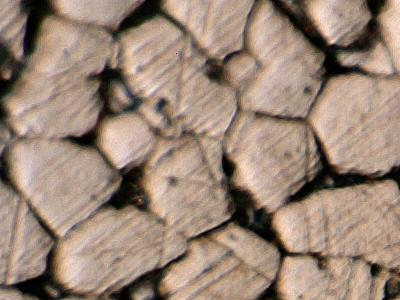
#> input picture data/sample/316L/images/A_01_01.png, 400 x 300 px; its folder holds 2 pictures in this run
$ python calibration_card.py --images ../data/sample/316L/images --masks ../data/sample/316L/images/A_01_01.png --out out.png
#> lines starting #> are read from the running program, lines starting #| are printed output that depends on the picture
### src/score_masks.py
"""Score flake label images against hand-corrected masks, for any segmentation method.

    python -m src.score_masks --labels <dir of label PNGs> --masks <dir of mask PNGs> [--json out.json]

Masks: 0 boundary, 1 flake, 2 not a flake (e.g. textured pockets at junctions), 3 ignore (e.g. out of focus).
The true flakes are the 4-connected regions of value 1. Labels: 0 background, 1..N flakes, one PNG per image;
a label PNG and a mask PNG are paired by file name (a "_mask", "_label", "_gt" ... suffix is ignored), and a label
image of another size is resized to the mask (nearest neighbour).

Per image, and pooled over all images:
- precision, recall and F1 of the flakes, a predicted and a true flake matching when their IoU is above 0.5
  (strictly: then each flake has at most one match);
- merges: predicted flakes that cover at least half of each of two or more true flakes;
- splits: true flakes that hold two or more predicted flakes, each lying at least half inside it and covering at
  least a tenth of it;
- pocket false positives: predicted flakes lying at least half on value 2;
- the errors of the mean direction, the order parameter S and the median aspect ratio of the predicted flakes
  against the mask's flakes, both measured the same way from their regions: orientation and axes from the second
  moments; direction and S area-weighted over flakes with aspect ratio >= 1.5; median aspect ratio over flakes that
  touch neither the image edge nor an ignore region. The direction error is given when the true S >= 0.3.
Predicted flakes lying at least half on value 3 (ignore) are not scored; regions under min_area px are left out of
both sides.
"""

import argparse
import json
import sys
from pathlib import Path

import numpy as np
from PIL import Image
from scipy import ndimage as ndi
from skimage.measure import label

from src import axial

SUFFIXES = ("_mask", "_masks", "-mask", "_label", "_labels", "-label", "_gt", "_truth", "_annotation", "_seg")
MIN_AR_ORIENTATION = 1.5
DIRECTION_MIN_ORDER = 0.3


def _key(path: Path) -> str:
    stem = path.stem.lower()
    for s in SUFFIXES:
        if stem.endswith(s):
            return stem[: -len(s)]
    return stem


# [4 lines left out: function _resize_nearest, not called in this run]


def _regions(lab: np.ndarray, min_area: int):
    """Per region: area, orientation, aspect ratio, whether it touches the image edge; tiny regions dropped."""
    out = {}
    h, w = lab.shape
    for i, sl in enumerate(ndi.find_objects(lab), start=1):
        if sl is None:
            continue
        rr, cc = np.nonzero(lab[sl] == i)
        if rr.size < min_area:
            continue
        rr, cc = rr + sl[0].start, cc + sl[1].start
        theta, major, minor = axial.moments_orientation(rr, cc)
        out[i] = {"area": int(rr.size), "theta": float(theta), "ar": float(major / minor) if minor > 0 else float("inf"),
                  "edge": bool(rr.min() == 0 or cc.min() == 0 or rr.max() == h - 1 or cc.max() == w - 1),
                  "rows": rr, "cols": cc}
    return out


def _stats(regions: dict, near_ignore: np.ndarray) -> dict:
    orient = [r for r in regions.values() if r["ar"] >= MIN_AR_ORIENTATION]
    direction, S = axial.resultant([r["theta"] for r in orient], [r["area"] for r in orient]) if orient else (None, None)
    shape = [r["ar"] for r in regions.values() if not r["edge"] and not near_ignore[r["rows"], r["cols"]].any()]
    return {"mean_direction_deg": direction, "order_parameter": S,
            "median_aspect_ratio": float(np.median(shape)) if shape else None, "n_orientation": len(orient),
            "n_shape": len(shape)}


# [86 lines left out: functions score_image, score_dirs, not called in this run]


def _fmt(v, nd=3):
    return "-" if v is None else (f"{v:.{nd}f}" if isinstance(v, float) else str(v))


# [33 lines left out: function main, not called in this run]


# [2 lines that do not run on import are left out]

### src/calibration_card.py
"""Calibration card: numbers that describe a set of micrographs of cells, measured from the images and their masks,
so a twin can be fitted to images that cannot be shared (only the card crosses over, never pixels).

    python -m src.calibration_card --images DIR --masks DIR --out card.json [--scale 0.5]

Masks as in src.score_masks: 0 boundary, 1 cell, 2 not a cell (pockets, inclusions), 3 ignore (unreadable).
An image and its mask are paired by file name (a "_mask" ... suffix is ignored). Images are read as grey levels in
[0, 1] (an RGB image through the ITU-R 601 luma, as PIL's "L"); `--scale` resizes images (Lanczos) and masks
(nearest) first, e.g. 0.5 for originals that are analysed at half size. All pixel numbers are at the analysed size.

Per image (g: grey level; I: interior level; "cells": the 4-connected regions of mask 1 of at least 30 px):
- interior_level I: median of g over the cells eroded by 3 px (off the boundaries).
- n_cells: number of cells. cell_width_px, cell_length_px, cell_aspect_ratio: medians over the cells that touch
  neither the image edge nor a pocket or ignore region (2 px margin) of the minor and major axis of the ellipse with
  the same second moments (4 sqrt(eigenvalue), as scikit-image), and of their ratio.
- mean_direction_deg, order_parameter S: area-weighted axial mean and resultant length of the cell orientations,
  over cells with aspect ratio >= 1.5 (the measure of src.score_masks).
- boundary_contrast {p25, median, p75}: per boundary pixel (mask 0), (I - m) / I, where m is the darkest boundary
  pixel within the 5 x 5 window around it (the drawn boundary is 2-3 px wide and the dark line may sit off its
  centre).
- invisible_fraction: share of boundary pixels with contrast < 0.05; _along and _across: the same for boundary
  pixels whose tangent lies within 45 deg of the mean cell direction, or beyond (the tangent is normal to the
  gradient of the cell indicator, smoothed with sigma 1.5 px, from its structure tensor with sigma 2 px).
- boundary_fraction: share of the image that is boundary (mask 0).
- noise: standard deviation of g - gaussian(g, sigma 3 px) over the cells eroded by 10 px, without dark dots,
  divided by I.
- dots_per_megapixel: 4-connected spots of g < 0.75 I with 3-2000 px inside the cells eroded by 2 px, per 10^6 px
  of image.
- pocket_fraction, ignore_fraction: share of the image with mask 2, mask 3.
- illumination_range: (95th - 5th percentile) of gaussian(g, sigma 100 px) over the image, divided by median(g).
- sharpness: |Laplacian of gaussian(g, sigma 1 px)| averaged in non-overlapping 128 x 128 tiles;
  sharpness_raw_median, _raw_p10: median and 10th percentile of the tiles; sharpness_median, _p10: the same
  divided by the largest sharpness_raw_median of the set ("relative to the sharpest image").
- soft: ignore_fraction >= 0.10 (an image partly unreadable from blur).

Card version 2 (round 3) adds, because the 5 x 5 window jumps across the short gaps of beaded boundaries (the
private images: invisible 1-3 % with it, 13-21 % with the scientist's 3 x 3 measure):
- contrast_local {p25, median, p75}: per boundary pixel, (I_loc - m3) / I_loc, where m3 is the darkest boundary
  pixel within the 3 x 3 window around it and I_loc the local interior level: the median of the cell pixels eroded
  by 2 px within the 31 x 31 window around it (computed on an 8 px grid and interpolated bilinearly; where a window
  holds fewer than 30 such pixels, I is used).
- invisible_fraction_local, _local_along, _local_across: share of boundary pixels with contrast_local < 0.05
  (the along / across split of v1).
- gap runs along the boundary skeleton (skeletonize(mask == 0)): a skeleton pixel is invisible when contrast_local
  < 0.05 there; a run is an 8-connected group of invisible skeleton pixels, its length its pixel count.
  gap_run_p50_px, gap_run_p90_px: median and 90th percentile of the run lengths (0 without runs);
  gap_share_gt5, _gt10, _gt20: share of the skeleton's length in runs longer than 5, 10, 20 px.

Summary: [min, max] over the images of each key in SUMMARY_KEYS, over the sharp images (contrast, invisible
fractions and sharpness) or all images (the rest); "soft": [min, max] over the soft images of SOFT_KEYS.
"""

import argparse
import json
from pathlib import Path

import numpy as np
from PIL import Image
from scipy import ndimage as ndi
from skimage.measure import label

from src import axial
from src.score_masks import _key, _regions, _stats

CARD_VERSION = 2
SOFT_IGNORE = 0.10
SUMMARY_KEYS_V1 = ("interior_level", "cell_width_px", "cell_length_px", "cell_aspect_ratio", "order_parameter",
                   "n_cells", "contrast_p25", "contrast_median", "contrast_p75", "invisible_fraction_along",
                   "invisible_fraction_across", "boundary_fraction", "noise", "dots_per_megapixel", "pocket_fraction",
                   "illumination_range", "sharpness_median", "sharpness_p10")
SUMMARY_KEYS_V2 = ("contrast_local_p25", "contrast_local_median", "contrast_local_p75", "invisible_fraction_local_along",
                   "invisible_fraction_local_across", "gap_run_p50_px", "gap_run_p90_px", "gap_share_gt5",
                   "gap_share_gt10", "gap_share_gt20")
SUMMARY_KEYS = SUMMARY_KEYS_V1 + SUMMARY_KEYS_V2
SHARP_ONLY = {"contrast_p25", "contrast_median", "contrast_p75", "invisible_fraction_along",
              "invisible_fraction_across", "sharpness_median", "sharpness_p10", *SUMMARY_KEYS_V2}
SOFT_KEYS = ("contrast_median", "invisible_fraction", "sharpness_median", "sharpness_p10", "ignore_fraction",
             "contrast_local_median", "invisible_fraction_local")


def _flat(row: dict) -> dict:
    out = dict(row)
    for k, v in row.get("boundary_contrast", {}).items():
        out[f"contrast_{k}"] = v
    for k, v in (row.get("contrast_local") or {}).items():
        out[f"contrast_local_{k}"] = v
    return out


def local_interior_level(g: np.ndarray, cells: np.ndarray, fallback: float, win: int = 31, step: int = 8,
                         min_count: int = 30) -> np.ndarray:
    """Median of the cell pixels (eroded by 2 px) in the win x win window around each pixel, on a step px grid,
    interpolated bilinearly; fallback where a window holds fewer than min_count of them."""
    from numpy.lib.stride_tricks import sliding_window_view

    h, w = g.shape
    inner = ndi.binary_erosion(cells, iterations=2)
    vals = np.pad(np.where(inner, g, np.nan), win // 2, constant_values=np.nan)
    view = sliding_window_view(vals, (win, win))
    rows, cols = np.arange(0, h, step), np.arange(0, w, step)
    grid = np.full((rows.size, cols.size), fallback)
    for i, r in enumerate(rows):
        block = view[r, cols].reshape(cols.size, -1)
        n = np.sum(~np.isnan(block), axis=1)
        with np.errstate(all="ignore"):
            med = np.nanmedian(np.where(n[:, None] > 0, block, 0.0), axis=1)
        grid[i] = np.where(n >= min_count, med, fallback)
    return ndi.zoom(grid, (h / grid.shape[0], w / grid.shape[1]), order=1, mode="nearest")[:h, :w]


def boundary_tangent_deg(mask: np.ndarray) -> np.ndarray:
    """Tangent direction (deg, project convention: x right, y up) of the cell boundaries, from the structure tensor of
    the smoothed cell indicator (its gradient is normal to the boundary)."""
    f = ndi.gaussian_filter((mask == 1).astype(float), 1.5)
    gr, gc = np.gradient(f)
    gx, gy = gc, -gr
    jxx, jyy, jxy = (ndi.gaussian_filter(a, 2.0) for a in (gx * gx, gy * gy, gx * gy))
    normal = 0.5 * np.degrees(np.arctan2(2 * jxy, jxx - jyy))
    return (normal + 90.0) % 180


def sharpness_tiles(g: np.ndarray, tile: int = 128) -> np.ndarray:
    lap = np.abs(ndi.laplace(ndi.gaussian_filter(g, 1.0)))
    h, w = g.shape
    vals = [lap[r:r + tile, c:c + tile].mean() for r in range(0, h - tile + 1, tile) for c in range(0, w - tile + 1, tile)]
    return np.asarray(vals if vals else [lap.mean()])


def image_stats(g: np.ndarray, mask: np.ndarray) -> dict:
    """The per-image numbers of the card (sharpness not yet relative to the set)."""
    g = np.asarray(g, float)
    mask = np.asarray(mask)
    h, w = g.shape
    cells = mask == 1
    boundary = mask == 0
    I = float(np.median(g[ndi.binary_erosion(cells, iterations=3)])) if cells.any() else float(np.median(g))

    lab = label(cells, connectivity=1)
    regions = _regions(lab, 30)
    blocked = ndi.binary_dilation((mask == 2) | (mask == 3), iterations=2)
    widths, lengths, ars = [], [], []
    for r in regions.values():
        if r["edge"] or blocked[r["rows"], r["cols"]].any():
            continue
        _, major, minor = axial.moments_orientation(r["rows"], r["cols"])
        widths.append(minor)
        lengths.append(major)
        ars.append(major / minor if minor > 0 else np.nan)
    st = _stats(regions, np.zeros_like(cells))

    darkest = ndi.grey_erosion(np.where(boundary, g, 1.0), size=(5, 5))
    contrast = (I - darkest[boundary]) / I
    # v2: 3 x 3 window, local interior level
    I_loc = local_interior_level(g, cells, I)
    m3 = ndi.grey_erosion(np.where(boundary, g, 1.0), size=(3, 3))
    c_loc_map = np.where(boundary, (I_loc - m3) / np.maximum(I_loc, 1e-6), np.nan)
    c_loc = c_loc_map[boundary]
    tangent = boundary_tangent_deg(mask)[boundary]
    mean_dir = st["mean_direction_deg"]
    if mean_dir is not None and np.isfinite(mean_dir):
        along = axial.axial_diff(tangent, mean_dir) < 45
    else:
        along = np.ones(contrast.shape, bool)
    inv = contrast < 0.05
    inv_loc = c_loc < 0.05
    from skimage.morphology import skeletonize

    skel = skeletonize(boundary)
    gaps, n_gaps = ndi.label(skel & (np.nan_to_num(c_loc_map, nan=1.0) < 0.05), structure=np.ones((3, 3)))
    runs = np.bincount(gaps.ravel())[1:] if n_gaps else np.zeros(0, int)
    skel_len = max(int(skel.sum()), 1)

    dark = g < 0.75 * I
    inside2 = ndi.binary_erosion(cells, iterations=2)
    spots, n = ndi.label(dark & inside2)
    sizes = np.bincount(spots.ravel())[1:] if n else np.zeros(0)
    n_dots = int(((sizes >= 3) & (sizes <= 2000)).sum())
    quiet = ndi.binary_erosion(cells, iterations=10) & ~ndi.binary_dilation(dark, iterations=3)
    hp = g - ndi.gaussian_filter(g, 3.0)
    noise = float(hp[quiet].std() / I) if quiet.sum() > 100 else None

    illum = ndi.gaussian_filter(g, 100.0, mode="reflect")
    tiles = sharpness_tiles(g)
    q = lambda a, p: float(np.percentile(a, p)) if a.size else None
    return {
        "shape": [h, w], "interior_level": round(I, 4), "n_cells": len(regions),
        "cell_width_px": float(np.median(widths)) if widths else None,
        "cell_length_px": float(np.median(lengths)) if lengths else None,
        "cell_aspect_ratio": float(np.nanmedian(ars)) if ars else None,
        "mean_direction_deg": mean_dir, "order_parameter": st["order_parameter"],
        "boundary_contrast": {"p25": q(contrast, 25), "median": q(contrast, 50), "p75": q(contrast, 75)},
        "contrast_local": {"p25": q(c_loc, 25), "median": q(c_loc, 50), "p75": q(c_loc, 75)},
        "invisible_fraction_local": float(inv_loc.mean()) if inv_loc.size else None,
        "invisible_fraction_local_along": float(inv_loc[along].mean()) if along.any() else None,
        "invisible_fraction_local_across": float(inv_loc[~along].mean()) if (~along).any() else None,
        "gap_run_p50_px": float(np.percentile(runs, 50)) if runs.size else 0.0,
        "gap_run_p90_px": float(np.percentile(runs, 90)) if runs.size else 0.0,
        "gap_share_gt5": float(runs[runs > 5].sum() / skel_len),
        "gap_share_gt10": float(runs[runs > 10].sum() / skel_len),
        "gap_share_gt20": float(runs[runs > 20].sum() / skel_len),
        "invisible_fraction": float(inv.mean()) if inv.size else None,
        "invisible_fraction_along": float(inv[along].mean()) if along.any() else None,
        "invisible_fraction_across": float(inv[~along].mean()) if (~along).any() else None,
        "boundary_fraction": float(boundary.mean()),
        "noise": noise, "dots_per_megapixel": n_dots / (h * w / 1e6),
        "pocket_fraction": float((mask == 2).mean()), "ignore_fraction": float((mask == 3).mean()),
        "illumination_range": float((np.percentile(illum, 95) - np.percentile(illum, 5)) / np.median(g)),
        "sharpness_raw_median": float(np.median(tiles)), "sharpness_raw_p10": float(np.percentile(tiles, 10)),
    }


def make_card(items, scale: float = 1.0, soft_ignore: float = SOFT_IGNORE, source: str = "") -> dict:
    """items: iterable of (name, grey image in [0, 1], mask). Returns the card (per image and summary)."""
    rows = []
    for name, g, mask in items:
        s = image_stats(g, mask)
        s["image"] = name
        rows.append(s)
    top = max(r["sharpness_raw_median"] for r in rows) if rows else 1.0
    for r in rows:
        r["sharpness_median"] = r["sharpness_raw_median"] / top
        r["sharpness_p10"] = r["sharpness_raw_p10"] / top
        r["soft"] = bool(r["ignore_fraction"] >= soft_ignore)
    flat = [_flat(r) for r in rows]
    sharp = [f for f in flat if not f["soft"]] or flat
    soft = [f for f in flat if f["soft"]]

    def rng(group, key):
        v = [f[key] for f in group if f.get(key) is not None]
        return [round(float(min(v)), 4), round(float(max(v)), 4)] if v else None

    card = {"card_version": CARD_VERSION, "made_by": "src.calibration_card", "source": source, "scale": scale,
            "n_images": len(rows), "n_soft": len(soft),
            "image_shape": [int(np.median([r["shape"][0] for r in rows])), int(np.median([r["shape"][1] for r in rows]))]
            if rows else None,
            "summary": {k: rng(sharp if k in SHARP_ONLY else flat, k) for k in SUMMARY_KEYS},
            "soft": {k: rng(soft, k) for k in SOFT_KEYS} if soft else None,
            "per_image": rows}
    return card


def load_card(path: Path) -> dict:
    """A card of any version: version 1 cards lack the v2 keys, and a card may leave keys out on purpose (a card
    shared with only its imaging statistics); the twin fit uses the keys present."""
    card = json.loads(Path(path).read_text())
    if not isinstance(card.get("summary"), dict):
        raise ValueError(f"calibration card {path} has no summary")
    card.setdefault("card_version", 1)
    return card


def _load_pair(img_path: Path, mask_path: Path, scale: float):
    im = Image.open(img_path).convert("L")
    mk = Image.open(mask_path)
    if mk.mode not in ("L", "P", "I", "I;16"):
        mk = mk.convert("L")
    if scale != 1.0:
        size = (max(1, round(im.width * scale)), max(1, round(im.height * scale)))
        im = im.resize(size, Image.LANCZOS)
        mk = mk.resize(size, Image.NEAREST)
    g = np.asarray(im, float) / 255.0
    mask = np.asarray(mk).astype(np.uint8)
    if mask.shape != g.shape:
        raise ValueError(f"{mask_path.name}: mask {mask.shape} and image {g.shape} differ in size")
    return g, mask


def card_from_dirs(images: Path, masks: Path, scale: float = 1.0, soft_ignore: float = SOFT_IGNORE) -> dict:
    exts = {".png", ".jpg", ".jpeg", ".tif", ".tiff", ".bmp"}
    imgs = {_key(p): p for p in sorted(Path(images).iterdir()) if p.suffix.lower() in exts}
    msks = {_key(p): p for p in sorted(Path(masks).iterdir()) if p.suffix.lower() in exts}
    pairs = [(k, imgs[k], msks[k]) for k in sorted(imgs) if k in msks]
    if not pairs:
        raise SystemExit("no image has a mask of the same name")
    items = ((k, *_load_pair(i, m, scale)) for k, i, m in pairs)
    card = make_card(items, scale=scale, soft_ignore=soft_ignore, source=f"{len(pairs)} images with masks")
    card["unpaired_images"] = sorted(set(imgs) - set(msks))
    for r, (k, i, _) in zip(card["per_image"], pairs):
        r["image"] = Path(i).stem
    return card


def main(argv=None) -> None:
    ap = argparse.ArgumentParser(description=__doc__, formatter_class=argparse.RawDescriptionHelpFormatter)
    ap.add_argument("--images", type=Path, required=True)
    ap.add_argument("--masks", type=Path, required=True)
    ap.add_argument("--out", type=Path, required=True)
    ap.add_argument("--scale", type=float, default=1.0, help="resize factor applied first (e.g. 0.5)")
    ap.add_argument("--soft-ignore", type=float, default=SOFT_IGNORE,
                    help="an image whose mask marks at least this share 'ignore' counts as soft")
    a = ap.parse_args(argv)
    card = card_from_dirs(a.images, a.masks, a.scale, a.soft_ignore)
#> in _load_pair, `im = Image.open(img_path).convert("L")`:
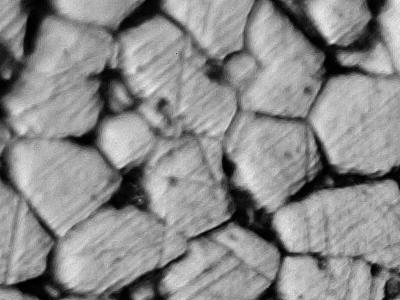
#> im: PIL image 400x300 L; min 0, max 239, mean 138.7
#> the loop in make_card, `for name, g, mask in items:` made 1 pass
#> (I in image_stats, n_gaps in image_stats, skel_len in image_stats, n in image_stats, n_dots in image_stats, tiles in image_stats) on pass 1: (nan, 0, 84, 0, 0, [0.0118, 0.0146, 0.0134, 0.0135, 0.0158, 0.0163])
#> pass 1, in image_stats, `cells = mask == 1`:
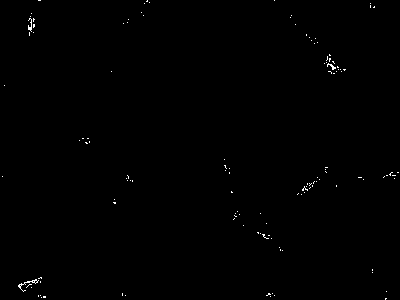
#> cells: shape (300, 400) bool; 0.31% white in thin lines or dots
#> pass 1, in image_stats, `boundary = mask == 0`:
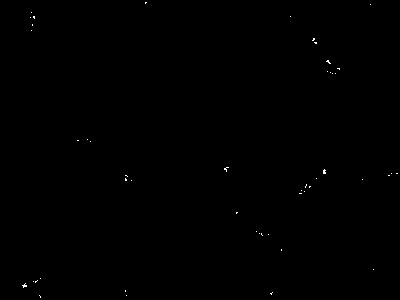
#> boundary: shape (300, 400) bool; 0.11% white in thin lines or dots
#> after the loop in make_card, `for name, g, mask in items:`: rows = 1 item
#> in make_card, `top = max(r["sharpness_raw_median"] for r in rows) if rows else 1.0`: top = 0.014
#> the loop in make_card, `for r in rows:` made 1 pass
#> in make_card, `flat = [_flat(r) for r in rows]`: flat = 1 item
#> in make_card, `soft = [f for f in flat if f["soft"]]`: soft = []
#> in rng, `v = [f[key] for f in group if f.get(key) is not None]`: v = [nan]
#> in card_from_dirs, `card = make_card(items, scale=scale, soft_ignore=soft_ignore, source=f..`: card = 10 items
#> the loop in card_from_dirs, `for r, (k, i, _) in zip(card["per_image"], pairs):` made 1 pass
#> k on pass 1: 'a_01_01'
#> card = 11 items
    a.out.parent.mkdir(parents=True, exist_ok=True)
    a.out.write_text(json.dumps(card, indent=2, default=float) + "\n")
    print(f"wrote {a.out}: {card['n_images']} images ({card['n_soft']} soft)")
#| wrote out.png: 1 images (0 soft)
    for k, v in card["summary"].items():
        print(f"  {k}: {v}")
#> this loop made 28 passes
#> (k, v) on passes 1 to 12: ('interior_level', [nan, nan]), ('cell_width_px', None), ('cell_length_px', None), ('cell_aspect_ratio', None), ('order_parameter', None), ('n_cells', [0, 0]), ('contrast_p25', [nan, nan]), ('contrast_median', [nan, nan]), ('contrast_p75', [nan, nan]), ('invisible_fraction_along', [0, 0]), ('invisible_fraction_across', None), ('boundary_fraction', [0.0011, 0.0011])
#|   interior_level: [nan, nan]
#|   cell_width_px: None
#|   cell_length_px: None
#|   cell_aspect_ratio: None
#|   order_parameter: None
#|   n_cells: [0.0, 0.0]
#|   contrast_p25: [nan, nan]
#|   contrast_median: [nan, nan]
#> (further printed lines are left out)


if __name__ == "__main__":
    main()
